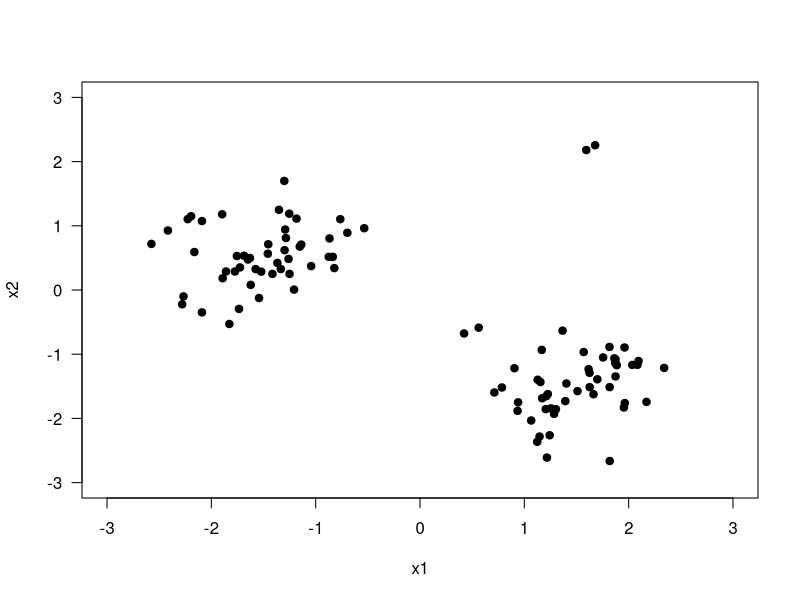

The R source for this figure:
library(MASS)

set.seed(421)
# mean parameters
class_means <- matrix(c(+2.0, +2.0,
                        -1.5, +0.5,
                        +1.5, -1.5), 2, 3)
# covariance parameters
class_covariances <- array(c(+0.1, 0.0, 0.0, +0.1,
                             +0.2, 0.0, 0.0, +0.2,
                             +0.2, 0.0, 0.0, +0.2), c(2, 2, 3))
# sample sizes
class_sizes <- c(2, 49, 49)

# generate random samples
points1 <- mvrnorm(n = class_sizes[1], mu = class_means[,1], Sigma = class_covariances[,,1])
points2 <- mvrnorm(n = class_sizes[2], mu = class_means[,2], Sigma = class_covariances[,,2])
points3 <- mvrnorm(n = class_sizes[3], mu = class_means[,3], Sigma = class_covariances[,,3])
X <- rbind(points1, points2, points3)
colnames(X) <- c("x1", "x2")

# write data to a file
write.csv(x = X, file = "lab09_description_data_set.csv", row.names = FALSE)

# plot data points generated
plot(X[,1], X[,2], type = "p", pch = 19, col = "black", las = 1,
     xlim = c(-3, 3), ylim = c(-3, 3),
     xlab = "x1", ylab = "x2")
